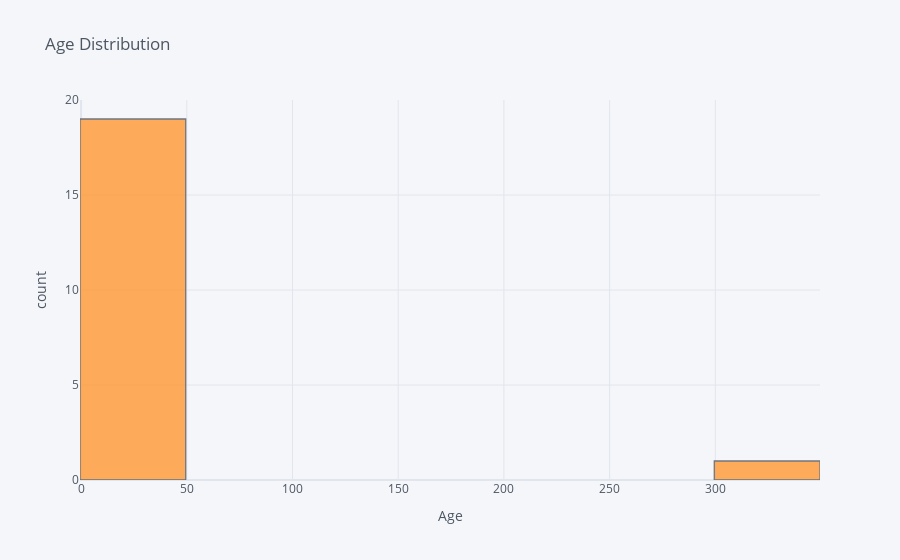

Write notebook code for a chart like this one.
### Code cell
data['Age'].iplot(kind='hist',xTitle='Age',yTitle='count',title='Age Distribution')

### Figure 1 — Plotly figure (JSON) as saved in the notebook; plotly's stock layout.template omitted (floating-point values rounded to 4 significant figures)
{"data": [{"histfunc": "count", "histnorm": "", "marker": {"color": "rgba(255, 153, 51, 1.0)", "line": {"color": "#4D5663", "width": 1.3}}, "name": "Age", "opacity": 0.8, "orientation": "v", "type": "histogram", "x": [25, 22, 20, 27, 28, 24, 24, 23, 24, 30, 19, 24, 26, 26, 300, 24, 29, 27, 24, 25]}], "layout": {"barmode": "overlay", "legend": {"bgcolor": "#F5F6F9", "font": {"color": "#4D5663"}}, "paper_bgcolor": "#F5F6F9", "plot_bgcolor": "#F5F6F9", "title": {"font": {"color": "#4D5663"}, "text": "Age Distribution"}, "xaxis": {"gridcolor": "#E1E5ED", "showgrid": true, "tickfont": {"color": "#4D5663"}, "title": {"font": {"color": "#4D5663"}, "text": "Age"}, "zerolinecolor": "#E1E5ED"}, "yaxis": {"gridcolor": "#E1E5ED", "showgrid": true, "tickfont": {"color": "#4D5663"}, "title": {"font": {"color": "#4D5663"}, "text": "count"}, "zerolinecolor": "#E1E5ED"}}}
